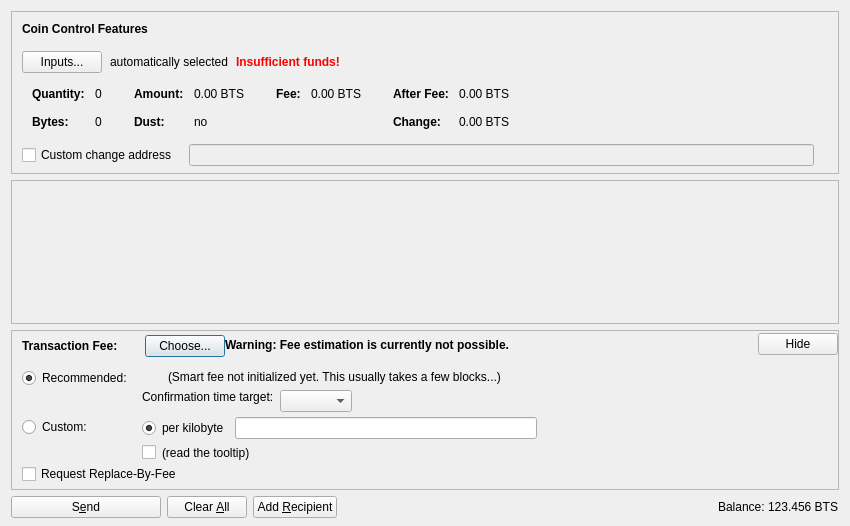
<?xml version="1.0" encoding="UTF-8"?>
<ui version="4.0">
 <class>SendCoinsDialog</class>
 <widget class="QDialog" name="SendCoinsDialog">
  <property name="geometry">
   <rect>
    <x>0</x>
    <y>0</y>
    <width>850</width>
    <height>526</height>
   </rect>
  </property>
  <property name="windowTitle">
   <string>Send Coins</string>
  </property>
  <layout class="QVBoxLayout" name="verticalLayout" stretch="0,1,0,0">
   <property name="bottomMargin">
    <number>8</number>
   </property>
   <item>
    <widget class="QFrame" name="frameCoinControl">
     <property name="sizePolicy">
      <sizepolicy hsizetype="Expanding" vsizetype="Expanding">
       <horstretch>0</horstretch>
       <verstretch>0</verstretch>
      </sizepolicy>
     </property>
     <property name="maximumSize">
      <size>
       <width>16777215</width>
       <height>16777215</height>
      </size>
     </property>
     <property name="frameShape">
      <enum>QFrame::StyledPanel</enum>
     </property>
     <property name="frameShadow">
      <enum>QFrame::Sunken</enum>
     </property>
     <layout class="QVBoxLayout" name="verticalLayoutCoinControl2">
      <property name="spacing">
       <number>0</number>
      </property>
      <property name="leftMargin">
       <number>0</number>
      </property>
      <property name="topMargin">
       <number>0</number>
      </property>
      <property name="rightMargin">
       <number>0</number>
      </property>
      <property name="bottomMargin">
       <number>6</number>
      </property>
      <item>
       <layout class="QVBoxLayout" name="verticalLayoutCoinControl" stretch="0,0,0,0,1">
        <property name="spacing">
         <number>0</number>
        </property>
        <property name="leftMargin">
         <number>10</number>
        </property>
        <property name="topMargin">
         <number>10</number>
        </property>
        <item>
         <layout class="QHBoxLayout" name="horizontalLayoutCoinControl1">
          <property name="bottomMargin">
           <number>15</number>
          </property>
          <item>
           <widget class="QLabel" name="labelCoinControlFeatures">
            <property name="sizePolicy">
             <sizepolicy hsizetype="Preferred" vsizetype="Maximum">
              <horstretch>0</horstretch>
              <verstretch>0</verstretch>
             </sizepolicy>
            </property>
            <property name="font">
             <font>
              <weight>75</weight>
              <bold>true</bold>
             </font>
            </property>
            <property name="styleSheet">
             <string notr="true">font-weight:bold;</string>
            </property>
            <property name="text">
             <string>Coin Control Features</string>
            </property>
           </widget>
          </item>
         </layout>
        </item>
        <item>
         <layout class="QHBoxLayout" name="horizontalLayoutCoinControl2" stretch="0,0,0,0">
          <property name="spacing">
           <number>8</number>
          </property>
          <property name="bottomMargin">
           <number>10</number>
          </property>
          <item>
           <widget class="QPushButton" name="pushButtonCoinControl">
            <property name="styleSheet">
             <string notr="true"/>
            </property>
            <property name="text">
             <string>Inputs...</string>
            </property>
            <property name="autoDefault">
             <bool>false</bool>
            </property>
           </widget>
          </item>
          <item>
           <widget class="QLabel" name="labelCoinControlAutomaticallySelected">
            <property name="text">
             <string>automatically selected</string>
            </property>
            <property name="margin">
             <number>5</number>
            </property>
           </widget>
          </item>
          <item>
           <widget class="QLabel" name="labelCoinControlInsuffFunds">
            <property name="font">
             <font>
              <weight>75</weight>
              <bold>true</bold>
             </font>
            </property>
            <property name="styleSheet">
             <string notr="true">color:red;font-weight:bold;</string>
            </property>
            <property name="text">
             <string>Insufficient funds!</string>
            </property>
            <property name="margin">
             <number>5</number>
            </property>
           </widget>
          </item>
          <item>
           <spacer name="horizontalSpacerCoinControl">
            <property name="orientation">
             <enum>Qt::Horizontal</enum>
            </property>
            <property name="sizeHint" stdset="0">
             <size>
              <width>40</width>
              <height>1</height>
             </size>
            </property>
           </spacer>
          </item>
         </layout>
        </item>
        <item>
         <widget class="QWidget" name="widgetCoinControl" native="true">
          <property name="sizePolicy">
           <sizepolicy hsizetype="Preferred" vsizetype="Preferred">
            <horstretch>0</horstretch>
            <verstretch>0</verstretch>
           </sizepolicy>
          </property>
          <property name="minimumSize">
           <size>
            <width>0</width>
            <height>0</height>
           </size>
          </property>
          <property name="styleSheet">
           <string notr="true"/>
          </property>
          <layout class="QHBoxLayout" name="horizontalLayoutCoinControl5">
           <property name="leftMargin">
            <number>0</number>
           </property>
           <property name="topMargin">
            <number>0</number>
           </property>
           <property name="rightMargin">
            <number>0</number>
           </property>
           <property name="bottomMargin">
            <number>0</number>
           </property>
           <item>
            <layout class="QHBoxLayout" name="horizontalLayoutCoinControl3" stretch="0,0,0,1">
             <property name="spacing">
              <number>20</number>
             </property>
             <property name="topMargin">
              <number>0</number>
             </property>
             <property name="bottomMargin">
              <number>10</number>
             </property>
             <item>
              <layout class="QFormLayout" name="formLayoutCoinControl1">
               <property name="horizontalSpacing">
                <number>10</number>
               </property>
               <property name="verticalSpacing">
                <number>14</number>
               </property>
               <property name="leftMargin">
                <number>10</number>
               </property>
               <property name="topMargin">
                <number>4</number>
               </property>
               <property name="rightMargin">
                <number>6</number>
               </property>
               <item row="0" column="0">
                <widget class="QLabel" name="labelCoinControlQuantityText">
                 <property name="font">
                  <font>
                   <weight>75</weight>
                   <bold>true</bold>
                  </font>
                 </property>
                 <property name="text">
                  <string>Quantity:</string>
                 </property>
                 <property name="margin">
                  <number>0</number>
                 </property>
                </widget>
               </item>
               <item row="0" column="1">
                <widget class="QLabel" name="labelCoinControlQuantity">
                 <property name="cursor">
                  <cursorShape>IBeamCursor</cursorShape>
                 </property>
                 <property name="contextMenuPolicy">
                  <enum>Qt::ActionsContextMenu</enum>
                 </property>
                 <property name="text">
                  <string notr="true">0</string>
                 </property>
                 <property name="margin">
                  <number>0</number>
                 </property>
                 <property name="textInteractionFlags">
                  <set>Qt::LinksAccessibleByMouse|Qt::TextSelectableByKeyboard|Qt::TextSelectableByMouse</set>
                 </property>
                </widget>
               </item>
               <item row="1" column="0">
                <widget class="QLabel" name="labelCoinControlBytesText">
                 <property name="font">
                  <font>
                   <weight>75</weight>
                   <bold>true</bold>
                  </font>
                 </property>
                 <property name="text">
                  <string>Bytes:</string>
                 </property>
                </widget>
               </item>
               <item row="1" column="1">
                <widget class="QLabel" name="labelCoinControlBytes">
                 <property name="cursor">
                  <cursorShape>IBeamCursor</cursorShape>
                 </property>
                 <property name="contextMenuPolicy">
                  <enum>Qt::ActionsContextMenu</enum>
                 </property>
                 <property name="text">
                  <string notr="true">0</string>
                 </property>
                 <property name="textInteractionFlags">
                  <set>Qt::LinksAccessibleByMouse|Qt::TextSelectableByKeyboard|Qt::TextSelectableByMouse</set>
                 </property>
                </widget>
               </item>
              </layout>
             </item>
             <item>
              <layout class="QFormLayout" name="formLayoutCoinControl2">
               <property name="horizontalSpacing">
                <number>10</number>
               </property>
               <property name="verticalSpacing">
                <number>14</number>
               </property>
               <property name="leftMargin">
                <number>6</number>
               </property>
               <property name="topMargin">
                <number>4</number>
               </property>
               <property name="rightMargin">
                <number>6</number>
               </property>
               <item row="0" column="0">
                <widget class="QLabel" name="labelCoinControlAmountText">
                 <property name="font">
                  <font>
                   <weight>75</weight>
                   <bold>true</bold>
                  </font>
                 </property>
                 <property name="text">
                  <string>Amount:</string>
                 </property>
                 <property name="margin">
                  <number>0</number>
                 </property>
                </widget>
               </item>
               <item row="0" column="1">
                <widget class="QLabel" name="labelCoinControlAmount">
                 <property name="cursor">
                  <cursorShape>IBeamCursor</cursorShape>
                 </property>
                 <property name="contextMenuPolicy">
                  <enum>Qt::ActionsContextMenu</enum>
                 </property>
                 <property name="text">
                  <string notr="true">0.00 BTS</string>
                 </property>
                 <property name="textInteractionFlags">
                  <set>Qt::LinksAccessibleByMouse|Qt::TextSelectableByKeyboard|Qt::TextSelectableByMouse</set>
                 </property>
                </widget>
               </item>
               <item row="1" column="0">
                <widget class="QLabel" name="labelCoinControlLowOutputText">
                 <property name="font">
                  <font>
                   <weight>75</weight>
                   <bold>true</bold>
                  </font>
                 </property>
                 <property name="text">
                  <string>Dust:</string>
                 </property>
                </widget>
               </item>
               <item row="1" column="1">
                <widget class="QLabel" name="labelCoinControlLowOutput">
                 <property name="cursor">
                  <cursorShape>IBeamCursor</cursorShape>
                 </property>
                 <property name="contextMenuPolicy">
                  <enum>Qt::ActionsContextMenu</enum>
                 </property>
                 <property name="text">
                  <string notr="true">no</string>
                 </property>
                 <property name="textInteractionFlags">
                  <set>Qt::LinksAccessibleByMouse|Qt::TextSelectableByKeyboard|Qt::TextSelectableByMouse</set>
                 </property>
                </widget>
               </item>
              </layout>
             </item>
             <item>
              <layout class="QFormLayout" name="formLayoutCoinControl3">
               <property name="horizontalSpacing">
                <number>10</number>
               </property>
               <property name="verticalSpacing">
                <number>14</number>
               </property>
               <property name="leftMargin">
                <number>6</number>
               </property>
               <property name="topMargin">
                <number>4</number>
               </property>
               <property name="rightMargin">
                <number>6</number>
               </property>
               <item row="0" column="0">
                <widget class="QLabel" name="labelCoinControlFeeText">
                 <property name="font">
                  <font>
                   <weight>75</weight>
                   <bold>true</bold>
                  </font>
                 </property>
                 <property name="text">
                  <string>Fee:</string>
                 </property>
                 <property name="margin">
                  <number>0</number>
                 </property>
                </widget>
               </item>
               <item row="0" column="1">
                <widget class="QLabel" name="labelCoinControlFee">
                 <property name="cursor">
                  <cursorShape>IBeamCursor</cursorShape>
                 </property>
                 <property name="contextMenuPolicy">
                  <enum>Qt::ActionsContextMenu</enum>
                 </property>
                 <property name="text">
                  <string notr="true">0.00 BTS</string>
                 </property>
                 <property name="textInteractionFlags">
                  <set>Qt::LinksAccessibleByMouse|Qt::TextSelectableByKeyboard|Qt::TextSelectableByMouse</set>
                 </property>
                </widget>
               </item>
              </layout>
             </item>
             <item>
              <layout class="QFormLayout" name="formLayoutCoinControl4">
               <property name="horizontalSpacing">
                <number>10</number>
               </property>
               <property name="verticalSpacing">
                <number>14</number>
               </property>
               <property name="leftMargin">
                <number>6</number>
               </property>
               <property name="topMargin">
                <number>4</number>
               </property>
               <property name="rightMargin">
                <number>6</number>
               </property>
               <item row="0" column="0">
                <widget class="QLabel" name="labelCoinControlAfterFeeText">
                 <property name="font">
                  <font>
                   <weight>75</weight>
                   <bold>true</bold>
                  </font>
                 </property>
                 <property name="text">
                  <string>After Fee:</string>
                 </property>
                 <property name="margin">
                  <number>0</number>
                 </property>
                </widget>
               </item>
               <item row="0" column="1">
                <widget class="QLabel" name="labelCoinControlAfterFee">
                 <property name="cursor">
                  <cursorShape>IBeamCursor</cursorShape>
                 </property>
                 <property name="contextMenuPolicy">
                  <enum>Qt::ActionsContextMenu</enum>
                 </property>
                 <property name="text">
                  <string notr="true">0.00 BTS</string>
                 </property>
                 <property name="textInteractionFlags">
                  <set>Qt::LinksAccessibleByMouse|Qt::TextSelectableByKeyboard|Qt::TextSelectableByMouse</set>
                 </property>
                </widget>
               </item>
               <item row="1" column="0">
                <widget class="QLabel" name="labelCoinControlChangeText">
                 <property name="font">
                  <font>
                   <weight>75</weight>
                   <bold>true</bold>
                  </font>
                 </property>
                 <property name="text">
                  <string>Change:</string>
                 </property>
                </widget>
               </item>
               <item row="1" column="1">
                <widget class="QLabel" name="labelCoinControlChange">
                 <property name="cursor">
                  <cursorShape>IBeamCursor</cursorShape>
                 </property>
                 <property name="contextMenuPolicy">
                  <enum>Qt::ActionsContextMenu</enum>
                 </property>
                 <property name="text">
                  <string notr="true">0.00 BTS</string>
                 </property>
                 <property name="textInteractionFlags">
                  <set>Qt::LinksAccessibleByMouse|Qt::TextSelectableByKeyboard|Qt::TextSelectableByMouse</set>
                 </property>
                </widget>
               </item>
              </layout>
             </item>
            </layout>
           </item>
          </layout>
         </widget>
        </item>
        <item>
         <layout class="QHBoxLayout" name="horizontalLayoutCoinControl4" stretch="0,0,0">
          <property name="spacing">
           <number>12</number>
          </property>
          <property name="sizeConstraint">
           <enum>QLayout::SetDefaultConstraint</enum>
          </property>
          <property name="topMargin">
           <number>5</number>
          </property>
          <property name="rightMargin">
           <number>5</number>
          </property>
          <item>
           <widget class="QCheckBox" name="checkBoxCoinControlChange">
            <property name="toolTip">
             <string>If this is activated, but the change address is empty or invalid, change will be sent to a newly generated address.</string>
            </property>
            <property name="text">
             <string>Custom change address</string>
            </property>
           </widget>
          </item>
          <item>
           <widget class="QValidatedLineEdit" name="lineEditCoinControlChange">
            <property name="enabled">
             <bool>false</bool>
            </property>
            <property name="sizePolicy">
             <sizepolicy hsizetype="Expanding" vsizetype="Fixed">
              <horstretch>0</horstretch>
              <verstretch>0</verstretch>
             </sizepolicy>
            </property>
           </widget>
          </item>
          <item>
           <widget class="QLabel" name="labelCoinControlChangeLabel">
            <property name="sizePolicy">
             <sizepolicy hsizetype="Preferred" vsizetype="Expanding">
              <horstretch>0</horstretch>
              <verstretch>0</verstretch>
             </sizepolicy>
            </property>
            <property name="minimumSize">
             <size>
              <width>0</width>
              <height>0</height>
             </size>
            </property>
            <property name="text">
             <string/>
            </property>
            <property name="margin">
             <number>3</number>
            </property>
           </widget>
          </item>
         </layout>
        </item>
        <item>
         <spacer name="verticalSpacerCoinControl">
          <property name="orientation">
           <enum>Qt::Vertical</enum>
          </property>
          <property name="sizeHint" stdset="0">
           <size>
            <width>800</width>
            <height>1</height>
           </size>
          </property>
         </spacer>
        </item>
       </layout>
      </item>
     </layout>
    </widget>
   </item>
   <item>
    <widget class="QScrollArea" name="scrollArea">
     <property name="widgetResizable">
      <bool>true</bool>
     </property>
     <widget class="QWidget" name="scrollAreaWidgetContents">
      <property name="geometry">
       <rect>
        <x>0</x>
        <y>0</y>
        <width>830</width>
        <height>104</height>
       </rect>
      </property>
      <layout class="QVBoxLayout" name="verticalLayout_2" stretch="0,1">
       <property name="leftMargin">
        <number>0</number>
       </property>
       <property name="topMargin">
        <number>0</number>
       </property>
       <property name="rightMargin">
        <number>0</number>
       </property>
       <property name="bottomMargin">
        <number>0</number>
       </property>
       <item>
        <layout class="QVBoxLayout" name="entries">
         <property name="spacing">
          <number>6</number>
         </property>
        </layout>
       </item>
       <item>
        <spacer name="verticalSpacer">
         <property name="orientation">
          <enum>Qt::Vertical</enum>
         </property>
         <property name="sizeHint" stdset="0">
          <size>
           <width>20</width>
           <height>40</height>
          </size>
         </property>
        </spacer>
       </item>
      </layout>
     </widget>
    </widget>
   </item>
   <item>
    <widget class="QFrame" name="frameFee">
     <property name="sizePolicy">
      <sizepolicy hsizetype="Expanding" vsizetype="Expanding">
       <horstretch>0</horstretch>
       <verstretch>0</verstretch>
      </sizepolicy>
     </property>
     <property name="maximumSize">
      <size>
       <width>16777215</width>
       <height>16777215</height>
      </size>
     </property>
     <property name="frameShape">
      <enum>QFrame::StyledPanel</enum>
     </property>
     <property name="frameShadow">
      <enum>QFrame::Sunken</enum>
     </property>
     <layout class="QVBoxLayout" name="verticalLayoutFee1">
      <property name="spacing">
       <number>0</number>
      </property>
      <property name="leftMargin">
       <number>0</number>
      </property>
      <property name="topMargin">
       <number>0</number>
      </property>
      <property name="rightMargin">
       <number>0</number>
      </property>
      <property name="bottomMargin">
       <number>0</number>
      </property>
      <item>
       <layout class="QVBoxLayout" name="verticalLayoutFee2" stretch="0,0,0">
        <property name="spacing">
         <number>0</number>
        </property>
        <property name="leftMargin">
         <number>10</number>
        </property>
        <property name="topMargin">
         <number>0</number>
        </property>
        <item>
         <layout class="QHBoxLayout" name="horizontalLayoutFee1">
          <property name="bottomMargin">
           <number>0</number>
          </property>
          <item>
           <layout class="QVBoxLayout" name="verticalLayoutFee7">
            <property name="spacing">
             <number>0</number>
            </property>
            <item>
             <spacer name="verticalSpacerSmartFee">
              <property name="orientation">
               <enum>Qt::Vertical</enum>
              </property>
              <property name="sizeType">
               <enum>QSizePolicy::Fixed</enum>
              </property>
              <property name="sizeHint" stdset="0">
               <size>
                <width>1</width>
                <height>4</height>
               </size>
              </property>
             </spacer>
            </item>
            <item>
             <layout class="QHBoxLayout" name="horizontalLayoutSmartFee">
              <property name="spacing">
               <number>10</number>
              </property>
              <item>
               <widget class="QLabel" name="labelFeeHeadline">
                <property name="sizePolicy">
                 <sizepolicy hsizetype="Preferred" vsizetype="Maximum">
                  <horstretch>0</horstretch>
                  <verstretch>0</verstretch>
                 </sizepolicy>
                </property>
                <property name="font">
                 <font>
                  <weight>75</weight>
                  <bold>true</bold>
                 </font>
                </property>
                <property name="styleSheet">
                 <string notr="true">font-weight:bold;</string>
                </property>
                <property name="text">
                 <string>Transaction Fee:</string>
                </property>
               </widget>
              </item>
              <item>
               <widget class="QLabel" name="labelFeeMinimized">
                <property name="text">
                 <string/>
                </property>
               </widget>
              </item>
              <item>
               <widget class="QPushButton" name="buttonChooseFee">
                <property name="text">
                 <string>Choose...</string>
                </property>
               </widget>
              </item>
             </layout>
            </item>
            <item>
             <spacer name="verticalSpacer_5">
              <property name="orientation">
               <enum>Qt::Vertical</enum>
              </property>
              <property name="sizeHint" stdset="0">
               <size>
                <width>1</width>
                <height>1</height>
               </size>
              </property>
             </spacer>
            </item>
           </layout>
          </item>
          <item>
           <widget class="QLabel" name="fallbackFeeWarningLabel">
            <property name="toolTip">
             <string>Using the fallbackfee can result in sending a transaction that will take several hours or days (or never) to confirm. Consider choosing your fee manually or wait until you have validated the complete chain.</string>
            </property>
            <property name="font">
            <font>
                <weight>75</weight>
                <bold>true</bold>
            </font>
            </property>
            <property name="text">
             <string>Warning: Fee estimation is currently not possible.</string>
            </property>
            <property name="wordWrap">
             <bool>false</bool>
            </property>
           </widget>
          </item>
          <item>
           <spacer name="horizontalSpacer_4">
            <property name="orientation">
             <enum>Qt::Horizontal</enum>
            </property>
            <property name="sizeType">
             <enum>QSizePolicy::MinimumExpanding</enum>
            </property>
            <property name="sizeHint" stdset="0">
             <size>
              <width>40</width>
              <height>20</height>
             </size>
            </property>
           </spacer>
          </item>
          <item>
           <widget class="QPushButton" name="buttonMinimizeFee">
            <property name="toolTip">
             <string>collapse fee-settings</string>
            </property>
            <property name="text">
             <string>Hide</string>
            </property>
           </widget>
          </item>
         </layout>
        </item>
        <item>
         <widget class="QFrame" name="frameFeeSelection">
          <layout class="QVBoxLayout" name="verticalLayoutFee12">
           <property name="spacing">
            <number>0</number>
           </property>
           <property name="leftMargin">
            <number>0</number>
           </property>
           <property name="topMargin">
            <number>0</number>
           </property>
           <property name="rightMargin">
            <number>0</number>
           </property>
           <property name="bottomMargin">
            <number>0</number>
           </property>
           <item>
            <layout class="QGridLayout" name="gridLayoutFee">
             <property name="topMargin">
              <number>10</number>
             </property>
             <property name="bottomMargin">
              <number>4</number>
             </property>
             <property name="horizontalSpacing">
              <number>10</number>
             </property>
             <property name="verticalSpacing">
              <number>4</number>
             </property>
             <item row="1" column="1">
              <layout class="QVBoxLayout" name="verticalLayoutFee8">
               <property name="spacing">
                <number>6</number>
               </property>
               <item>
                <layout class="QHBoxLayout" name="horizontalLayoutFee13">
                 <item>
                  <widget class="QRadioButton" name="radioCustomPerKilobyte">
                   <property name="toolTip">
                    <string>If the custom fee is set to 1000 satoshis and the transaction is only 250 bytes, then &quot;per kilobyte&quot; only pays 250 satoshis in fee, while &quot;total at least&quot; pays 1000 satoshis. For transactions bigger than a kilobyte both pay by kilobyte.</string>
                   </property>
                   <property name="text">
                    <string>per kilobyte</string>
                   </property>
                   <property name="checked">
                    <bool>true</bool>
                   </property>
                   <attribute name="buttonGroup">
                    <string notr="true">groupCustomFee</string>
                   </attribute>
                  </widget>
                 </item>
                 <item>
                  <widget class="BitcoinAmountField" name="customFee"/>
                 </item>
                 <item>
                  <spacer name="horizontalSpacer_6">
                   <property name="orientation">
                    <enum>Qt::Horizontal</enum>
                   </property>
                   <property name="sizeHint" stdset="0">
                    <size>
                     <width>1</width>
                     <height>1</height>
                    </size>
                   </property>
                  </spacer>
                 </item>
                </layout>
               </item>
               <item>
                <layout class="QHBoxLayout" name="horizontalLayoutFee8">
                 <item>
                  <widget class="QCheckBox" name="checkBoxMinimumFee">
                   <property name="toolTip">
                    <string>Paying only the minimum fee is just fine as long as there is less transaction volume than space in the blocks. But be aware that this can end up in a never confirming transaction once there is more demand for bitcoin transactions than the network can process.</string>
                   </property>
                   <property name="text">
                    <string/>
                   </property>
                  </widget>
                 </item>
                 <item>
                  <widget class="QLabel" name="labelMinFeeWarning">
                   <property name="enabled">
                    <bool>true</bool>
                   </property>
                   <property name="toolTip">
                    <string>Paying only the minimum fee is just fine as long as there is less transaction volume than space in the blocks. But be aware that this can end up in a never confirming transaction once there is more demand for bitcoin transactions than the network can process.</string>
                   </property>
                   <property name="text">
                    <string>(read the tooltip)</string>
                   </property>
                   <property name="margin">
                    <number>5</number>
                   </property>
                  </widget>
                 </item>
                 <item>
                  <spacer name="horizontalSpacer_2">
                   <property name="orientation">
                    <enum>Qt::Horizontal</enum>
                   </property>
                   <property name="sizeHint" stdset="0">
                    <size>
                     <width>1</width>
                     <height>1</height>
                    </size>
                   </property>
                  </spacer>
                 </item>
                </layout>
               </item>
              </layout>
             </item>
             <item row="0" column="0">
              <layout class="QVBoxLayout" name="verticalLayoutFee4" stretch="0,1">
               <item>
                <widget class="QRadioButton" name="radioSmartFee">
                 <property name="text">
                  <string>Recommended:</string>
                 </property>
                 <property name="checked">
                  <bool>true</bool>
                 </property>
                 <attribute name="buttonGroup">
                  <string notr="true">groupFee</string>
                 </attribute>
                </widget>
               </item>
               <item>
                <spacer name="verticalSpacer_2">
                 <property name="orientation">
                  <enum>Qt::Vertical</enum>
                 </property>
                 <property name="sizeHint" stdset="0">
                  <size>
                   <width>1</width>
                   <height>1</height>
                  </size>
                 </property>
                </spacer>
               </item>
              </layout>
             </item>
             <item row="1" column="0">
              <layout class="QVBoxLayout" name="verticalLayoutFee9" stretch="0,1">
               <item>
                <widget class="QRadioButton" name="radioCustomFee">
                 <property name="text">
                  <string>Custom:</string>
                 </property>
                 <attribute name="buttonGroup">
                  <string notr="true">groupFee</string>
                 </attribute>
                </widget>
               </item>
               <item>
                <spacer name="verticalSpacer_6">
                 <property name="orientation">
                  <enum>Qt::Vertical</enum>
                 </property>
                 <property name="sizeHint" stdset="0">
                  <size>
                   <width>1</width>
                   <height>1</height>
                  </size>
                 </property>
                </spacer>
               </item>
              </layout>
             </item>
             <item row="0" column="1">
              <layout class="QVBoxLayout" name="verticalLayoutFee3" stretch="0,0,1">
               <property name="spacing">
                <number>6</number>
               </property>
               <property name="topMargin">
                <number>2</number>
               </property>
               <item>
                <layout class="QHBoxLayout" name="horizontalLayoutFee12">
                 <item>
                  <widget class="QLabel" name="labelSmartFee">
                   <property name="text">
                    <string/>
                   </property>
                   <property name="margin">
                    <number>2</number>
                   </property>
                  </widget>
                 </item>
                 <item>
                  <widget class="QLabel" name="labelFeeEstimation">
                   <property name="text">
                    <string/>
                   </property>
                  </widget>
                 </item>
                 <item>
                  <widget class="QLabel" name="labelSmartFee2">
                   <property name="text">
                    <string>(Smart fee not initialized yet. This usually takes a few blocks...)</string>
                   </property>
                   <property name="margin">
                    <number>2</number>
                   </property>
                  </widget>
                 </item>
                 <item>
                  <spacer name="horizontalSpacer_5">
                   <property name="orientation">
                    <enum>Qt::Horizontal</enum>
                   </property>
                   <property name="sizeHint" stdset="0">
                    <size>
                     <width>1</width>
                     <height>1</height>
                    </size>
                   </property>
                  </spacer>
                 </item>
                </layout>
               </item>
               <item>
                <layout class="QHBoxLayout" name="horizontalLayoutFee9">
                 <item>
                  <layout class="QVBoxLayout" name="verticalLayoutFee6">
                   <item>
                    <widget class="QLabel" name="labelSmartFee3">
                     <property name="text">
                      <string>Confirmation time target:</string>
                     </property>
                     <property name="margin">
                      <number>2</number>
                     </property>
                    </widget>
                   </item>
                   <item>
                    <spacer name="verticalSpacer_3">
                     <property name="orientation">
                      <enum>Qt::Vertical</enum>
                     </property>
                     <property name="sizeHint" stdset="0">
                      <size>
                       <width>1</width>
                       <height>1</height>
                      </size>
                     </property>
                    </spacer>
                   </item>
                  </layout>
                 </item>
                 <item>
                  <layout class="QVBoxLayout" name="verticalLayoutFee5">
                   <property name="rightMargin">
                    <number>30</number>
                   </property>
                   <item>
                    <layout class="QHBoxLayout" name="horizontalLayoutConfTarget">
                     <property name="bottomMargin">
                      <number>0</number>
                     </property>
                     <item>
                      <widget class="QComboBox" name="confTargetSelector"/>
                     </item>
                     <item>
                      <spacer name="horizontalSpacerConfTarget">
                       <property name="orientation">
                        <enum>Qt::Horizontal</enum>
                       </property>
                       <property name="sizeHint" stdset="0">
                        <size>
                         <width>40</width>
                         <height>20</height>
                        </size>
                       </property>
                      </spacer>
                     </item>
                    </layout>
                   </item>
                  </layout>
                 </item>
                </layout>
               </item>
               <item>
                <spacer name="verticalSpacer_4">
                 <property name="orientation">
                  <enum>Qt::Vertical</enum>
                 </property>
                 <property name="sizeHint" stdset="0">
                  <size>
                   <width>1</width>
                   <height>1</height>
                  </size>
                 </property>
                </spacer>
               </item>
              </layout>
             </item>
            </layout>
           </item>
           <item>
            <widget class="QCheckBox" name="optInRBF">
             <property name="text">
              <string>Request Replace-By-Fee</string>
             </property>
             <property name="toolTip">
              <string>Indicates that the sender may wish to replace this transaction with a new one paying higher fees (prior to being confirmed).</string>
             </property>
            </widget>
           </item>
          </layout>
         </widget>
        </item>
        <item>
         <spacer name="verticalSpacerFee">
          <property name="orientation">
           <enum>Qt::Vertical</enum>
          </property>
          <property name="sizeHint" stdset="0">
           <size>
            <width>40</width>
            <height>5</height>
           </size>
          </property>
         </spacer>
        </item>
       </layout>
      </item>
     </layout>
    </widget>
   </item>
   <item>
    <layout class="QHBoxLayout" name="horizontalLayout">
     <item>
      <widget class="QPushButton" name="sendButton">
       <property name="minimumSize">
        <size>
         <width>150</width>
         <height>0</height>
        </size>
       </property>
       <property name="toolTip">
        <string>Confirm the send action</string>
       </property>
       <property name="text">
        <string>S&amp;end</string>
       </property>
       <property name="icon">
        <iconset resource="../bitcoin.qrc">
         <normaloff>:/icons/send</normaloff>:/icons/send</iconset>
       </property>
       <property name="autoDefault">
        <bool>false</bool>
       </property>
       <property name="default">
        <bool>false</bool>
       </property>
      </widget>
     </item>
     <item>
      <widget class="QPushButton" name="clearButton">
       <property name="sizePolicy">
        <sizepolicy hsizetype="Minimum" vsizetype="Fixed">
         <horstretch>0</horstretch>
         <verstretch>0</verstretch>
        </sizepolicy>
       </property>
       <property name="toolTip">
        <string>Clear all fields of the form.</string>
       </property>
       <property name="text">
        <string>Clear &amp;All</string>
       </property>
       <property name="icon">
        <iconset resource="../bitcoin.qrc">
         <normaloff>:/icons/remove</normaloff>:/icons/remove</iconset>
       </property>
       <property name="autoDefault">
        <bool>false</bool>
       </property>
      </widget>
     </item>
     <item>
      <widget class="QPushButton" name="addButton">
       <property name="toolTip">
        <string>Send to multiple recipients at once</string>
       </property>
       <property name="text">
        <string>Add &amp;Recipient</string>
       </property>
       <property name="icon">
        <iconset resource="../bitcoin.qrc">
         <normaloff>:/icons/add</normaloff>:/icons/add</iconset>
       </property>
       <property name="autoDefault">
        <bool>false</bool>
       </property>
      </widget>
     </item>
     <item>
      <spacer name="horizontalSpacer">
       <property name="orientation">
        <enum>Qt::Horizontal</enum>
       </property>
       <property name="sizeHint" stdset="0">
        <size>
         <width>40</width>
         <height>20</height>
        </size>
       </property>
      </spacer>
     </item>
     <item>
      <layout class="QHBoxLayout" name="horizontalLayout_2">
       <property name="spacing">
        <number>3</number>
       </property>
       <item>
        <widget class="QLabel" name="label">
         <property name="sizePolicy">
          <sizepolicy hsizetype="Preferred" vsizetype="Fixed">
           <horstretch>0</horstretch>
           <verstretch>0</verstretch>
          </sizepolicy>
         </property>
         <property name="text">
          <string>Balance:</string>
         </property>
        </widget>
       </item>
       <item>
        <widget class="QLabel" name="labelBalance">
         <property name="sizePolicy">
          <sizepolicy hsizetype="Preferred" vsizetype="Fixed">
           <horstretch>0</horstretch>
           <verstretch>0</verstretch>
          </sizepolicy>
         </property>
         <property name="cursor">
          <cursorShape>IBeamCursor</cursorShape>
         </property>
         <property name="text">
          <string notr="true">123.456 BTS</string>
         </property>
         <property name="textInteractionFlags">
          <set>Qt::LinksAccessibleByMouse|Qt::TextSelectableByKeyboard|Qt::TextSelectableByMouse</set>
         </property>
        </widget>
       </item>
      </layout>
     </item>
    </layout>
   </item>
  </layout>
 </widget>
 <customwidgets>
  <customwidget>
   <class>QValidatedLineEdit</class>
   <extends>QLineEdit</extends>
   <header>qvalidatedlineedit.h</header>
  </customwidget>
  <customwidget>
   <class>BitcoinAmountField</class>
   <extends>QLineEdit</extends>
   <header>bitcoinamountfield.h</header>
   <container>1</container>
  </customwidget>
 </customwidgets>
 <resources>
  <include location="../bitcoin.qrc"/>
 </resources>
 <connections/>
 <buttongroups>
  <buttongroup name="groupFee"/>
  <buttongroup name="groupCustomFee"/>
 </buttongroups>
</ui>
